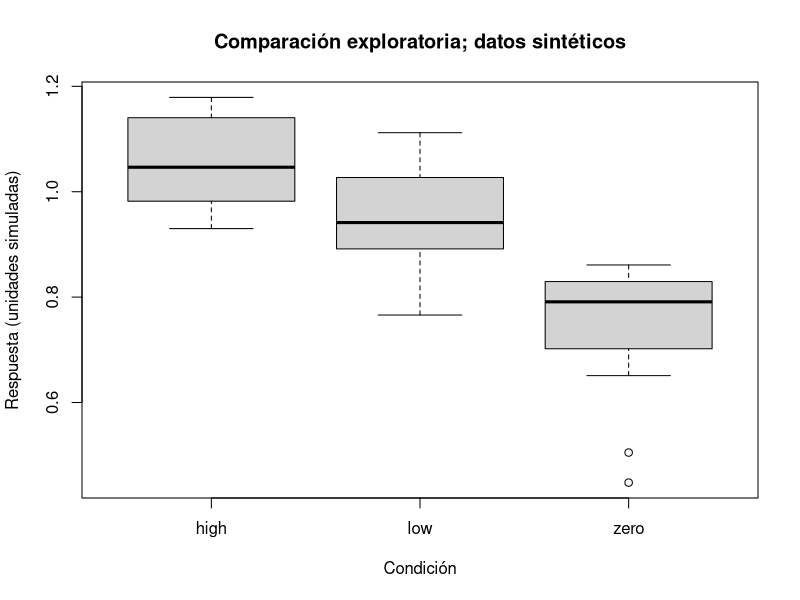

Reproduce this figure in R.
## ---- chunk 1
d <- read.csv("datos/experimento_fenotipo_sintetico.csv")
stopifnot(all(c("sample_id", "condicion", "respuesta") %in% names(d)))
summary(d)
## ---- chunk 2
boxplot(respuesta ~ condicion, data=d,
        xlab="Condición", ylab="Respuesta (unidades simuladas)",
        main="Comparación exploratoria; datos sintéticos")
aggregate(respuesta ~ condicion, data=d, FUN=mean)
